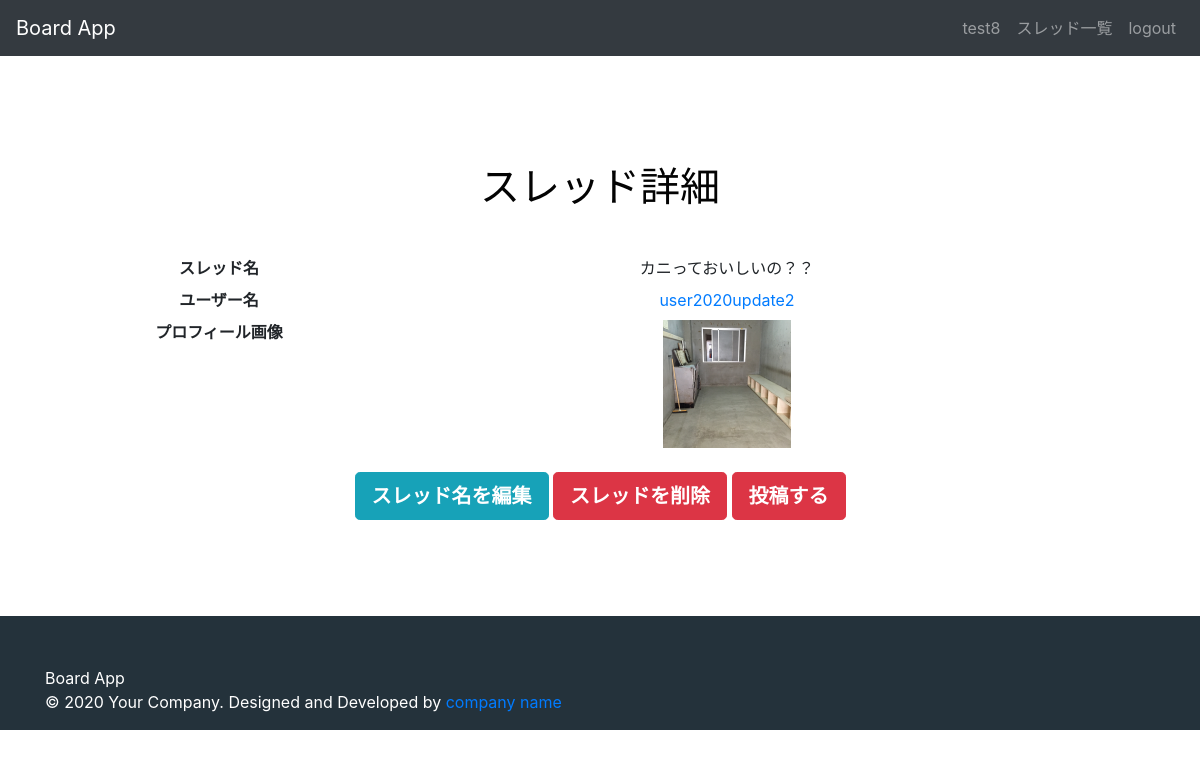
/DjangoApp1/board/thread/1/ (signed in), run on the app's committed database.
### board/models.py (models this page shows, shortened)
class User(AbstractBaseUser, PermissionsMixin):
    class Meta:
        verbose_name = 'ユーザ'
        verbose_name_plural = 'ユーザ'
    email = models.EmailField('メールアドレス', max_length=150, null = False, blank=False, unique = True)
    name = models.CharField('名前', max_length=150, null = False, blank=False)
    picture = models.ImageField(verbose_name = 'プロフィール画像', upload_to='profiles/', blank=True, null=True)
    is_staff = models.BooleanField(
        '管理者',
        default=False,
        help_text=_(
            'Designates whether the user can log into this admin site.'),
    )
    is_active = models.BooleanField(
        '有効',
        default=True,
        help_text=_(
            'Designates whether this user should be treated as active. '
            'Unselect this instead of deleting accounts.'
        ),
    )
    date_joined = models.DateTimeField(_('date joined'), default=timezone.now)
    objects = MyUserManager()
    EMAIL_FIELD = 'email'
    USERNAME_FIELD = 'email'
    REQUIRED_FIELDS = ['name',]

class Thread(models.Model):
    title = models.CharField(max_length=100)
    user = models.ForeignKey(User, on_delete=models.CASCADE)

### board/views.py (the view)
# urls.py: path("thread/<int:pk>/", views.ThreadDetailView.as_view(), name="thread_detail"),
class ThreadDetailView(LoginRequiredMixin, generic.DetailView):
    model = Thread
    template_name = "board/thread/thread_detail.html"

### templates/board/thread/thread_detail.html (shortened to what this page needs)
{% extends "board/base.html" %}
{% block content %}
<div class="container-fluid">
    <div class="container">
        <div class="jumbotron">
            <h1>スレッド詳細</h1>
            <dl class="row">
                <dt class="col-sm-3">スレッド名</dt>
                <dd class="col-sm-9">{{ thread.title }}</dd>
                <dt class="col-sm-3">ユーザー名</dt>
                <dd class="col-sm-9"><a href="{% url 'board:user_detail' user.pk  %}">{{ thread.user.name }}</a></dd>
                <dt class="col-sm-3">プロフィール画像</dt>
                <dd class="col-sm-9"><img src="/../../../media/{{ user.picture }}" width="128" height="128"
                        alt="プロフィール画像">
            </dl>
            <a class="btn btn-info btn-lg" role="button" href="{% url 'board:thread_update' thread.pk  %}">スレッド名を編集</a>
            <a class="btn btn-danger btn-lg" role="button" href="{% url 'board:thread_delete' thread.pk  %}">スレッドを削除</a>
            <a class="btn btn-danger btn-lg" role="button" href="{% url 'board:post_list' thread.pk  %}">投稿する</a>
        </div>
    </div>
</div>
{% endblock content %}

### templates/board/base.html (shortened to what this page needs)
{% load i18n static %}
<!DOCTYPE html>{% get_current_language as LANGUAGE_CODE %}
<html lang="{{ LANGUAGE_CODE|default:"ja" }}">
<head>
    <link rel="stylesheet" href="{% static 'board/css/bootstrap.min.css' %}">
    <link rel="stylesheet" href="{% static 'board/css/style.css' %}">
</head>
<body>
    <header>
        <nav class="navbar navbar-expand-lg fixed-top navbar-dark bg-dark">
            {% if request.user.is_authenticated %}
            <a class="navbar-brand app-name" href="{% url 'board:thread_list' %}">Board App</a>
            {% else %}
            <a class="navbar-brand app-name" href="{% url 'board:lp' %}">Board App</a>
            {% endif %}
            <div class="collapse navbar-collapse" id="navbarSupportedContent">
                <ul class="navbar-nav">
                    {% if request.user.is_authenticated %}
                    <li class="nav-item">
                        <a class="nav-link"
                            href="{% url 'board:user_detail' request.user.pk %}">{{ request.user.name }}</a>
                    </li>
                    <li class="nav-item">
                        <a class="nav-link" href="{% url 'board:thread_list' %}">スレッド一覧</a>
                    </li>
                    <li class="nav-item">
                        <a class="nav-link" href="{% url 'board:logout' %}">logout</a>
                    </li>
                    {% endif %}
                </ul>
            </div>
        </nav>
    </header>
    <div class="container">
        {% block content %}{% endblock %}
    </div>
    <footer>
        <div class="container">
            <div class="row">
                <div class="col-md-8">
                    <a class="text-white" href="{% url 'board:lp' %}">Board App</a>
                    <p>© 2020 Your Company. Designed and Developed by <a target="_blank" href="#">company name</a></p>
                </div>
            </div>
        </div>
    </footer>
</body>
</html>

### board/static/board/css/style.css (style rules this page uses)
body { padding-top: 100px; }
li { list-style-type: none; }
h1, h2, h3, h4, h5, h6 { font-family: 'Roboto Slab', serif; }
h1, h2, h3, h4, h5, h6 { margin-bottom: 1.1em; }
.nav-link { color: #fff; }
.jumbotron { background: none; text-align: center; }
.jumbotron h1, .jumbotron h2, .jumbotron h3, .jumbotron h4, .jumbotron h5, .jumbotron h6, .jumbotron small { color: rgb(3, 3, 3); }
.btn { font-weight: 700; -moz-user-select: none; -webkit-user-select: none; user-select: none; cursor: pointer; }
footer { background-color: rgba(36, 50, 59, 1); padding-top: 50px; }
footer h1, footer h2, footer h3, footer h4, footer h5, footer h6, footer p { color: #FFFFFF; }

### data on the page
User: user.name "test8", picture (picture)
Thread: title "カニっておいしいの？？", user.name "user2020update2"
